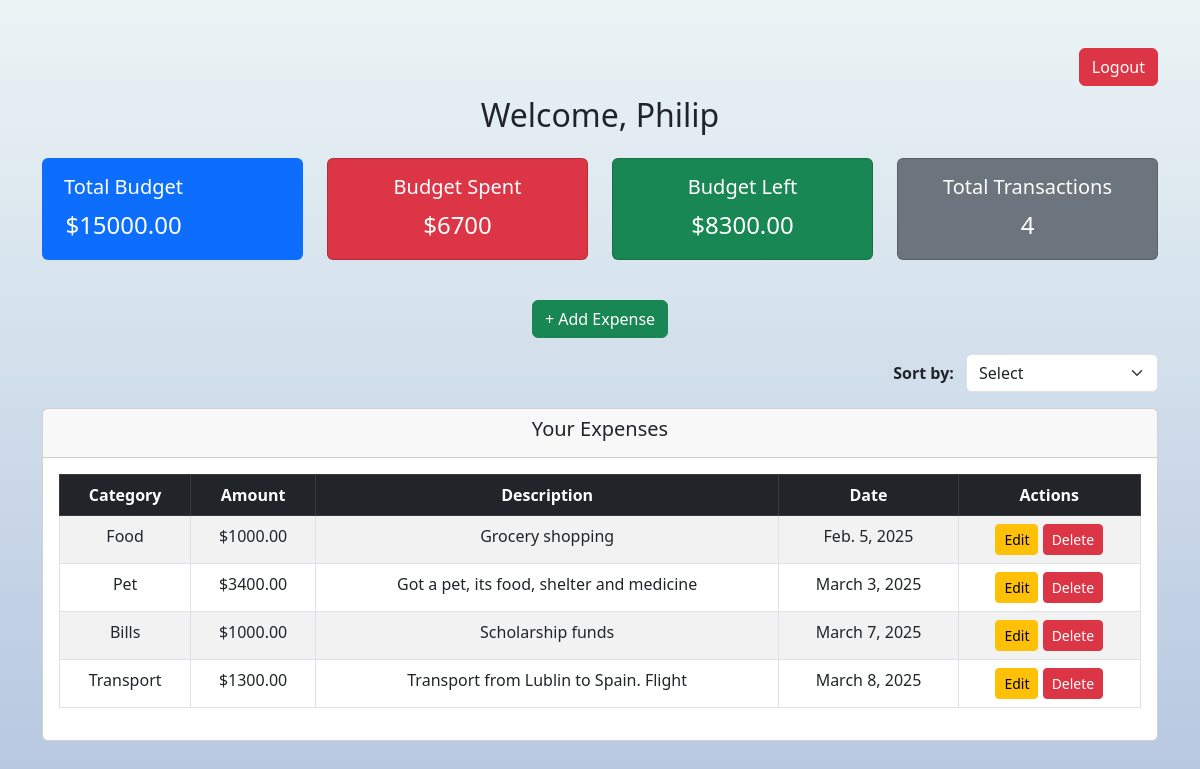
Screenshot of / (signed in) with the database file from the repository.
### tracker/models.py (models this page shows, shortened)
class Budget(models.Model):
    user = models.OneToOneField(User, on_delete=models.CASCADE)
    total_budget = models.DecimalField(
        max_digits=10, decimal_places=2, default=0.00)

class Expense(models.Model):
    user = models.ForeignKey(
        User, on_delete=models.CASCADE, null=True, blank=True)
    title = models.CharField(max_length=255, default='Untitled Expense')
    category = models.CharField(max_length=100)
    amount = models.DecimalField(max_digits=10, decimal_places=2)
    description = models.TextField(blank=True, null=True)
    date = models.DateField(default=timezone.now)

### tracker/views.py (the view)
# urls.py: path('', views.dashboard, name='dashboard'),  # Dashboard as homepage
@login_required
def dashboard(request):
    budget = Budget.objects.get_or_create(user=request.user)[
        0]   # Ensure budget exists
    expenses = Expense.objects.filter(user=request.user)
    total_budget = budget.total_budget if budget else 0
    total_spent = expenses.aggregate(Sum('amount'))[
        'amount__sum'] or 0  # Sum of all expenses
    budget_left = total_budget - total_spent
    total_transactions = expenses.count()
    sort_option = request.GET.get("sort", "date_asc")
    if sort_option == "date_asc":
        expenses = expenses.order_by("date")  # Oldest first
    elif sort_option == "date_desc":
        expenses = expenses.order_by("-date")  # Newest first
    elif sort_option == "category_asc":
        expenses = expenses.order_by("category")  # A-Z
    elif sort_option == "category_desc":
        expenses = expenses.order_by("-category")  # Z-A
    context = {
        "total_budget": total_budget,
        "total_spent": total_spent,
        "budget_left": budget_left,
        "total_transactions": total_transactions,
        "expenses": expenses,
        "selected_sort": sort_option,
    }
    return render(request, 'tracker/dashboard.html', context)

### tracker/templates/tracker/dashboard.html (shortened to what this page needs)
{% extends 'base.html' %}
{% block content %}
<div class="container mt-5">
    <div style="text-align: right; margin-bottom: 10px;">
        <a href="{% url 'logout' %}" class="btn btn-danger">Logout</a>
    </div>
    <h2 class="text-center mb-4">Welcome, {{ request.user.username }}</h2>
    <div class="row text-center">
        <div class="col-md-3">
            <button type="button" class="card text-white bg-primary mb-4 w-100" data-bs-toggle="modal" data-bs-target="#setBudgetModal" style="border:none;">
                <div class="card-body">
                    <h5 class="card-title">Total Budget</h5>
                    <p class="card-text fs-4">${{ total_budget }}</p>
                </div>
            </button>
        </div>
        <div class="col-md-3">
            <div class="card text-white bg-danger mb-4">
                <div class="card-body">
                    <h5 class="card-title">Budget Spent</h5>
                    <p class="card-text fs-4">${{ total_spent }}</p>
                </div>
            </div>
        </div>
        <div class="col-md-3">
            <div class="card text-white bg-success mb-4">
                <div class="card-body">
                    <h5 class="card-title">Budget Left</h5>
                    <p class="card-text fs-4">${{ budget_left }}</p>
                </div>
            </div>
        </div>
        <div class="col-md-3">
            <div class="card text-white bg-secondary mb-4">
                <div class="card-body">
                    <h5 class="card-title">Total Transactions</h5>
                    <p class="card-text fs-4">{{ total_transactions }}</p>
                </div>
            </div>
        </div>
    </div>
    <div class="text-center my-3">
    <button type="button" class="btn btn-success" data-bs-toggle="modal" data-bs-target="#addExpenseModal">
        + Add Expense
    </button>
    </div>
    <div class="d-flex justify-content-end mb-3">
        <form method="GET">
            <label for="sort" class="me-2 fw-bold">Sort by:</label>
            <select name="sort" class="form-select w-auto d-inline-block" onchange="this.form.submit()">
                <option value="">Select</option>
            </select>
        </form>
    </div>
    <div class="card">
        <div class="card-header">
            <h5 class="text-center">Your Expenses</h5>
        </div>
        <div class="card-body">
            <table class="table table-bordered table-striped text-center">
                <thead class="table-dark">
                    <tr>
                        <th>Category</th>
                        <th>Amount</th>
                        <th>Description</th>
                        <th>Date</th>
                        <th>Actions</th>
                    </tr>
                </thead>
                <tbody>
                    {% for expense in expenses %}
                    <tr>
                        <td>{{ expense.category }}</td>
                        <td>${{ expense.amount }}</td>
                        <td>{{ expense.description }}</td>
                        <td>{{ expense.date }}</td>
                        <td>
                            <button type="button" class="btn btn-warning btn-sm" data-bs-toggle="modal" data-bs-target="#editExpenseModal{{ expense.id }}">
                                Edit
                            </button>
                            <button type="button" class="btn btn-danger btn-sm" data-bs-toggle="modal" data-bs-target="#deleteExpenseModal{{ expense.id }}">
                                Delete
                            </button>
                        </td>
                    </tr>
                    {% empty %}
                    <tr>
                        <td colspan="5">No expenses recorded.</td>
                    </tr>
                    {% endfor %}
                </tbody>
            </table>
        </div>
    </div>
</div>
{% endblock %}

### templates/base.html (shortened to what this page needs)
{% load static %}
<!DOCTYPE html>
<html lang="en">
<head>
   <link href="https://cdn.jsdelivr.net/npm/bootstrap@5.0.2/dist/css/bootstrap.min.css" rel="stylesheet">
   <link rel="stylesheet" href="https://cdnjs.cloudflare.com/ajax/libs/font-awesome/6.4.0/css/all.min.css" />
    <link href="https://cdn.jsdelivr.net/npm/bootstrap@5.3.0/dist/css/bootstrap.min.css" rel="stylesheet">
</head>
<body>
   {% block content %}
   {% endblock content %}
</body>
</html>

### templates/base.html (style rules this page uses)
body { background: linear-gradient(180deg, #ebf4f5, #b5c6e0); background-size: 100% 100%; background-repeat: no-repeat; background-attachment: fixed; background-position: center; background-size: cover; }

### rows the page displays
Budget: total_budget "15000.00"
Expense: category "Food", amount "1000.00", description "Grocery shopping", date "Feb. 5, 2025"
Expense: category "Pet", amount "3400.00", description "Got a pet, its food, shelter and medicine", date "March 3, 2025"
Expense: category "Bills", amount "1000.00", description "Scholarship funds", date "March 7, 2025"
Expense: category "Transport", amount "1300.00", description "Transport from Lublin to Spain. Flight", date "March 8, 2025"

### other values shown
{{ request.user.username }} "Philip"
{{ total_spent }} "6700"
{{ budget_left }} "8300.00"
{{ total_transactions }} "4"
